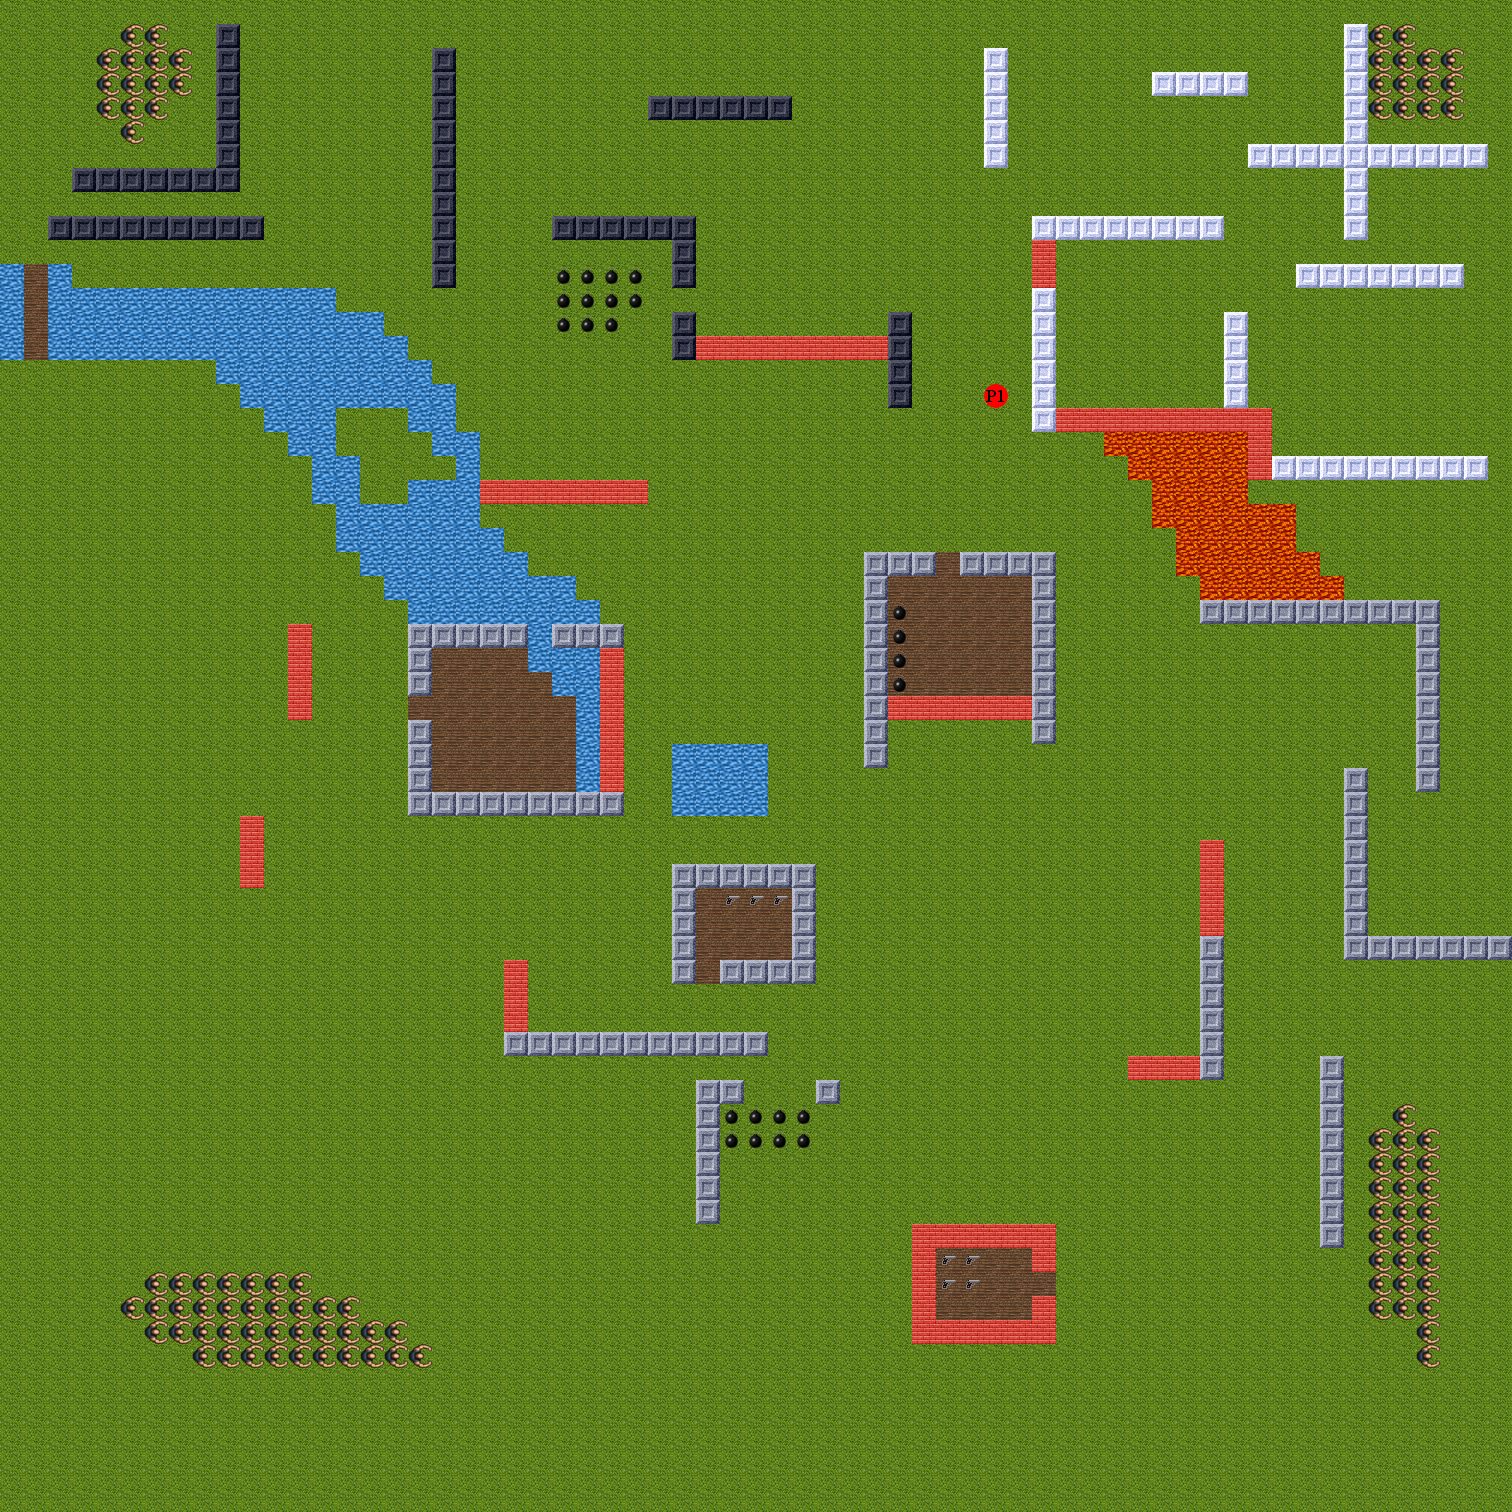

A level layout from a 2D game, rendered from its tile map. Below: a short description, then the map file with tile-grid data replaced by summaries:
An orthogonal 63x63 tile map with 24x24 px tiles, 2 tile layers (Ground, Objects).

<map version="1.0" orientation="orthogonal" width="63" height="63" tilewidth="24" tileheight="24">
 <tileset firstgid="1" name="graphics" tilewidth="24" tileheight="24">
  <image source="../graphics/graphics.png" width="192" height="144" />
 </tileset>
 <layer name="Ground" width="63" height="63">
  <data>[3969 cells, 3969 non-empty, 5 distinct tile ids]</data>
 </layer>
 <layer name="Objects" width="63" height="63">
  <data>[3969 cells, 961 non-empty, 23 distinct tile ids]</data>
 </layer>
</map>